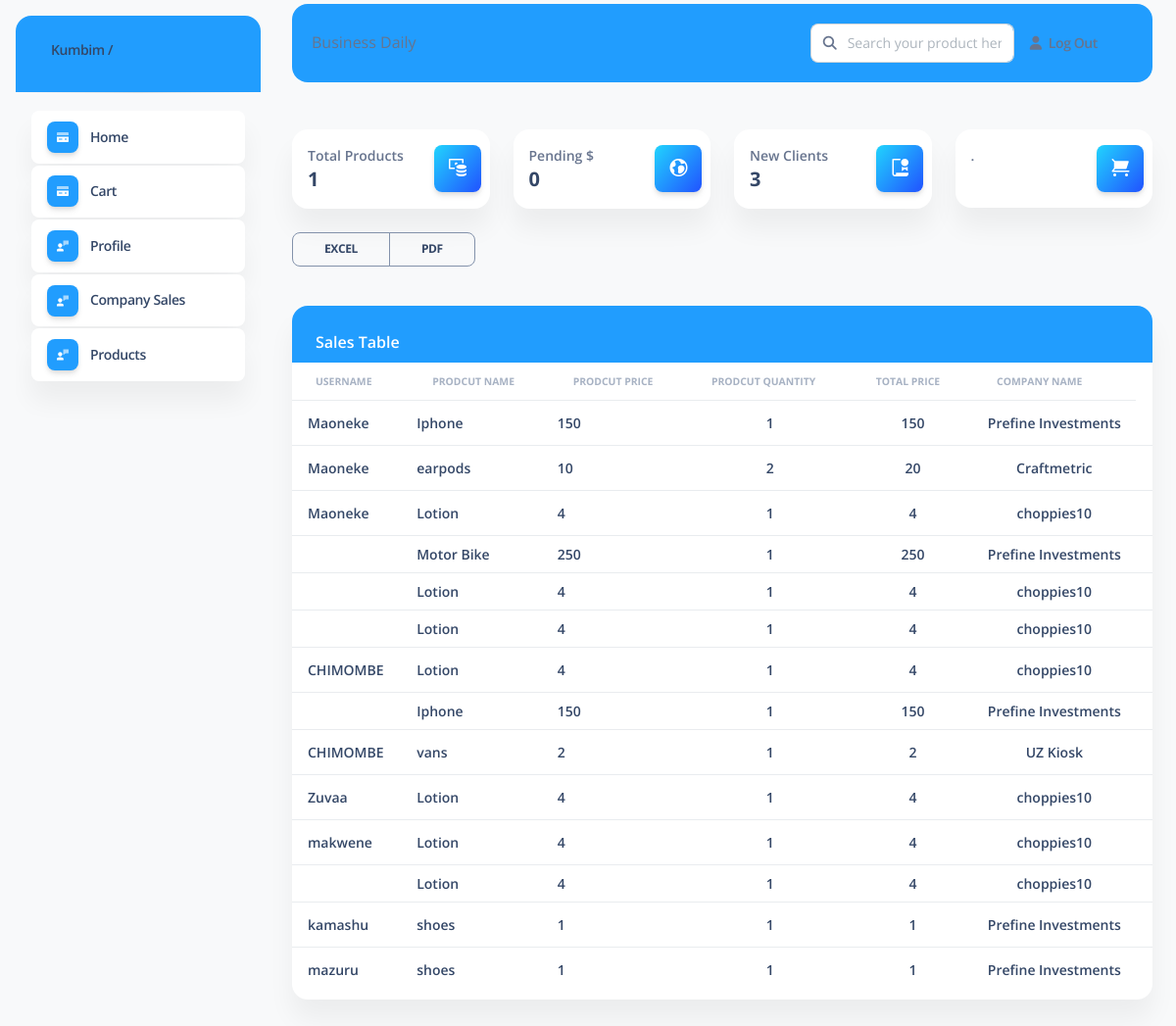
The app's page /totalsales (signed in), older data.
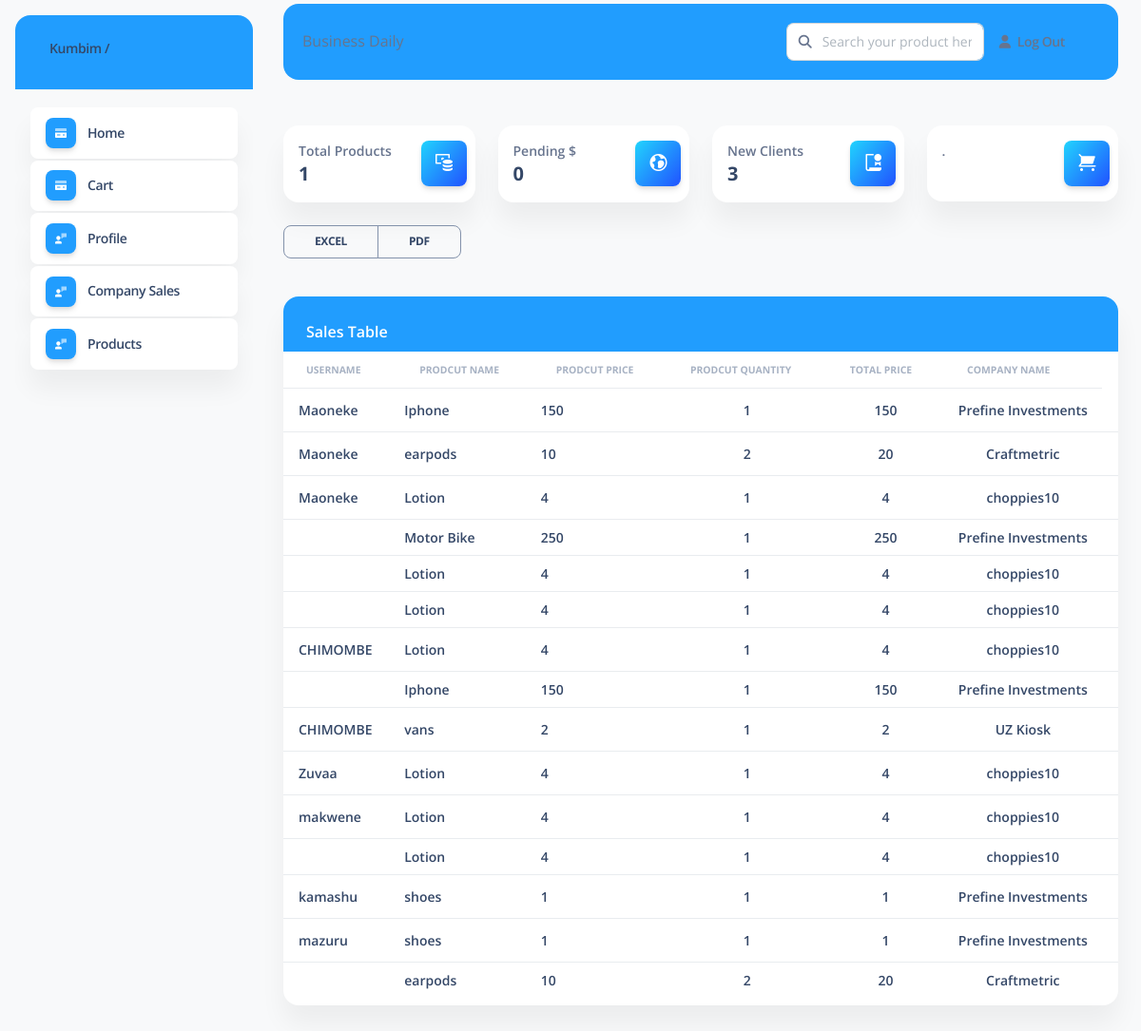
The same page, newer data.
### main/models.py (models this page shows, shortened)
class salestable(models.Model):
    customer_id = models.ForeignKey(User,on_delete=models.CASCADE)
    productid = models.CharField(max_length=10)
    productname = models.CharField(max_length=100)
    productprice = models.CharField(max_length=100)
    companyname =models.CharField(max_length=100)
    totalprice = models.CharField(default='',max_length=100)
    productqty = models.CharField(default='',max_length=100)

### company/views.py (the view)
# urls.py: path('totalsales',totalsales.as_view(),name='total-sales'),
class totalsales(LoginRequiredMixin, ListView):
    model = salestable
    template_name = 'main/sales-table.html'
    context_object_name = 'sales'

### users/context_processors.py (called while the page is built)
def profile(request,**kwargs):
    logged_as_company = company.objects.all()
    return {'logged_as_company':logged_as_company}

def total_products(request,**kwargs):
     total = product.objects.filter(postedbyuser = request.user.id).count()
     company_orders = customer_order.objects.filter(companyname = company.id ).count()
     pending_payments = customer_order.objects.filter(companyname = request.user.id).count()
     total_company = company.objects.filter(company_name__isnull= False).count()
     return {
         'totalproducts':total,
        'company':company_orders ,
         'pending_payments':pending_payments,
         'total_company':  total_company
         }

### main/templates/main/sales-table.html (shortened to what this page needs)
{% extends 'main/bdheader.html' %}
{% block content %}
    <div class="btn-toolbar mb-2 mb-md-0">
          <div class="btn-group mr-2">
            <button type="button" class="btn btn-sm btn-outline-secondary">
              <a href="{% url 'export-csv' %}">Excel</a></button>
            <button type="button" class="btn btn-sm btn-outline-secondary">
              <a href="{% url 'export-pdf' %}">
            Pdf
          </a>
          </button>
          </div>
        </div>
<div class="container-fluid py-4">
      <div class="row">
        <div class="col-12">
          <div class="card mb-4">
            <div class="card-header pb-0" style="background-color: #219dfe;color:white;">
              <h6 style="color:white;">Sales Table</h6>
            </div>
            <div class="card-body px-0 pt-0 pb-2">
              <div class="table-responsive p-0">
                <table class="table align-items-center mb-0">
                  <thead>
                    <tr>
                    <th class="text-uppercase text-secondary text-xxs font-weight-bolder opacity-7">UserName</th>
<th class="text-uppercase text-secondary text-xxs font-weight-bolder opacity-7">Prodcut Name</th>
  <th class="text-uppercase text-secondary text-xxs font-weight-bolder opacity-7">Prodcut price</th>
    <th class="text-uppercase text-secondary text-xxs font-weight-bolder opacity-7">Prodcut quantity</th>
<th class="text-uppercase text-secondary text-xxs font-weight-bolder opacity-7">Total Price</th>
<th class="text-uppercase text-secondary text-xxs font-weight-bolder opacity-7">Company Name</th>
                    </tr>
                  </thead>
                  <tbody>
                 {% for sales in sales %}
                    <tr>
                         <td>
                        <div class="d-flex px-2 py-1">
                          <div class="d-flex flex-column justify-content-center">
                            <h6 class="mb-0 text-sm">{{ sales.customer_id.last_name }}</h6>
                          </div>
                        </div>
                      </td>
                      <td>
                          <h6 class="mb-0 text-sm">{{ sales.productname }}</h6>
                      </td>
                      <td>
                            <h6 class="mb-0 text-sm">{{ sales.productprice}}</h6>
                      </td>
                      <td class="align-middle text-center">
                   <h6 class="mb-0 text-sm">{{ sales.productqty  }}</h6>
                      </td>
                        <td class="align-middle text-center">
                   <h6 class="mb-0 text-sm">{{ sales.totalprice  }}</h6>
                      </td>
                        <td class="align-middle text-center">
                   <h6 class="mb-0 text-sm">{{ sales.companyname }}</h6>
                      </td>
                      <td class="align-middle">
                      </td>
                    </tr>
                    {% endfor %}
                  </tbody>
                </table>
              </div>
            </div>
          </div>
        </div>
      </div>
</div>
{% endblock content %}

### main/templates/main/bdheader.html (shortened to what this page needs)
{% load static %}
<html lang="en">
<head>
  <link rel="stylesheet" type="text/css" href="{% static 'main/assets/css/nucleo-icons.css' %}"  />
  <link rel="stylesheet" type="text/css" href="{% static  'main/assets/css/nucleo-svg.css' %}" />
  <link rel="stylesheet" type="text/css" href="{% static 'main/assets/css/nucleo-svg.css' %}"  />
  <link id="pagestyle" rel="stylesheet" type="text/css" href="{% static 'main/assets/css/soft-ui-dashboard.css' %}" />
</head>
<body class="g-sidenav-show  bg-gray-100">
  <aside class="sidenav navbar navbar-vertical navbar-expand-xs border-0 border-radius-xl my-3 fixed-start ms-3 " id="sidenav-main">
    <div class="sidenav-header">
      <a class="navbar-brand m-0" href="https://demos.creative-tim.com/soft-ui-dashboard/pages/dashboard.html" target="_blank">
        <span class="ms-1 font-weight-bold">{{user.username}} / {{mycompanyname}}  </span>
      </a>
    </div>
    <hr class="horizontal dark mt-0">
    <div class="collapse navbar-collapse  w-auto  max-height-vh-100 h-100" id="sidenav-collapse-main">
      <ul class="navbar-nav">
        <li class="nav-item">
          <a class="nav-link  active" href="{% url 'home' %}">
            <div class="icon icon-shape icon-sm shadow border-radius-md bg-white text-center me-2 d-flex align-items-center justify-content-center">
            </div>
            <span class="nav-link-text ms-1">Home</span>
          </a>
        </li>
        <li class="nav-item">
          <a class="nav-link  active"   href="{% url 'submit-pay' user.id %}">
            <div class="icon icon-shape icon-sm shadow border-radius-md bg-white text-center me-2 d-flex align-items-center justify-content-center">
            </div>
            <span class="nav-link-text ms-1">Cart</span>
          </a>
        </li>
      {% if user.is_superuser  %}
        <li class="nav-item">
          <a class="nav-link  active" href="{%  url 'profile' user.id %}">
            <div class="icon icon-shape icon-sm shadow border-radius-md bg-white text-center me-2 d-flex align-items-center justify-content-center">
            </div>
            <span class="nav-link-text ms-1">Profile</span>
          </a>
        </li>
          <li class="nav-item">
          <a class="nav-link  active" href="{%  url 'company-sales' user.id %}">
            <div class="icon icon-shape icon-sm shadow border-radius-md bg-white text-center me-2 d-flex align-items-center justify-content-center">
            </div>
            <span class="nav-link-text ms-1">Company Sales</span>
          </a>
        </li>
           <li class="nav-item">
          <a class="nav-link  active" href="{%  url 'products' user.id %}">
            <div class="icon icon-shape icon-sm shadow border-radius-md bg-white text-center me-2 d-flex align-items-center justify-content-center">
            </div>
            <span class="nav-link-text ms-1">Products</span>
          </a>
        </li>
    {% endif %}
      </ul>
    </div>
  </aside>
  <main class="main-content position-relative max-height-vh-100 h-100 mt-1 border-radius-lg ">
    <nav class="navbar navbar-main navbar-expand-lg px-0 mx-4 shadow-none border-radius-xl"
     id="navbarBlur" navbar-scroll="true">
      <div class="container-fluid py-1 px-3">
        <nav aria-label="breadcrumb">
            {% if title %}
            <span class="nav-link-text ms-1"> <h6 class="font-weight-bolder mb-0">{{title}}</h6></span>
            {% else %}
<span class="nav-link-text ms-1">Business Daily</span>
            {% endif %}
        </nav>
        <div class="collapse navbar-collapse mt-sm-0 mt-2 me-md-0 me-sm-4" id="navbar">
          <div class="ms-md-auto pe-md-3 d-flex align-items-center">
             <form class="form-inline my-4 my-lg-2" method="Post"  action=" {% url 'searched-product' %}" >
            <div class="input-group">
              <span class="input-group-text text-body"><i class="fas fa-search" aria-hidden="true"></i></span>
              <input type="text" name="searchproduct" class="form-control" placeholder="Search your product here...">
            </div>
             </form>
          </div>
           <ul class="navbar-nav  justify-content-end">
            <li class="nav-item d-flex align-items-center">
              <a href="{% url 'logout' %}" class="nav-link text-body font-weight-bold px-0">
                <i class="fa fa-user me-sm-1"></i>
                <span class="d-sm-inline d-none">Log Out</span>
              </a>
            </li>
            <li class="nav-item px-3 d-flex align-items-center">
            </li>
            <li class="nav-item dropdown pe-2 d-flex align-items-center">
            </li>
          </ul>
        </div>
      </div>
    </nav>
    <div class="container-fluid py-4">
      <div class="row">
         {% if user.is_superuser  %}
              <div class="container-fluid py-4">
      <div class="row">
        <div class="col-xl-3 col-sm-6 mb-xl-0 mb-4">
          <div class="card">
            <div class="card-body p-3">
              <div class="row">
                <div class="col-8">
                  <div class="numbers">
                    <p class="text-sm mb-0 text-capitalize font-weight-bold">Total Products</p>
                    <h5 class="font-weight-bolder mb-0">
                           {{ totalproducts }}
                    </h5>
                  </div>
                </div>
                <div class="col-4 text-end">
                  <div class="icon icon-shape bg-gradient-info shadow text-center border-radius-md">
                    <i class="ni ni-money-coins text-lg opacity-10" aria-hidden="true"></i>
                  </div>
                </div>
              </div>
            </div>
          </div>
        </div>
        <div class="col-xl-3 col-sm-6 mb-xl-0 mb-4">
          <div class="card">
            <div class="card-body p-3">
              <div class="row">
                <div class="col-8">
                  <div class="numbers">
                    <p class="text-sm mb-0 text-capitalize font-weight-bold">Pending $</p>
                    <h5 class="font-weight-bolder mb-0">
                  {{ pending_payments }}
                    </h5>
                  </div>
                </div>
                <div class="col-4 text-end">
                  <div class="icon icon-shape bg-gradient-info shadow text-center border-radius-md">
                    <i class="ni ni-world text-lg opacity-10" aria-hidden="true"></i>
                  </div>
                </div>
              </div>
            </div>
          </div>
        </div>
        <div class="col-xl-3 col-sm-6 mb-xl-0 mb-4">
          <div class="card">
            <div class="card-body p-3">
              <div class="row">
                <div class="col-8">
                  <div class="numbers">
                    <p class="text-sm mb-0 text-capitalize font-weight-bold">New Clients</p>
                    <h5 class="font-weight-bolder mb-0">
                      3
                    </h5>
                  </div>
                </div>
                <div class="col-4 text-end">
                  <div class="icon icon-shape bg-gradient-info shadow text-center border-radius-md">
                    <i class="ni ni-paper-diploma text-lg opacity-10" aria-hidden="true"></i>
                  </div>
                </div>
              </div>
            </div>
          </div>
        </div>
          {% if user.is_staff  %}
        <div class="col-xl-3 col-sm-6">
          <div class="card">
            <div class="card-body p-3">
              <div class="row">
                <div class="col-8">
                  <div class="numbers">
                    <p class="text-sm mb-0 text-capitalize font-weight-bold">Companies</p>
                    <h5 class="font-weight-bolder mb-0">
                  {{ total_company }}
                    </h5>
                  </div>
                </div>
                <div class="col-4 text-end">
                  <div class="icon icon-shape bg-gradient-info shadow text-center border-radius-md">
                    <i class="ni ni-cart text-lg opacity-10" aria-hidden="true"></i>
                  </div>
                </div>
              </div>
            </div>
          </div>
        </div>
        {% else %}
<div class="col-xl-3 col-sm-6">
          <div class="card">
            <div class="card-body p-3">
              <div class="row">
                <div class="col-8">
                  <div class="numbers">
                    <p class="text-sm mb-0 text-capitalize font-weight-bold">.</p>
                  </div>
                </div>
                <div class="col-4 text-end">
                  <div class="icon icon-shape bg-gradient-info shadow text-center border-radius-md">
                    <i class="ni ni-cart text-lg opacity-10" aria-hidden="true"></i>
                  </div>
                </div>
              </div>
            </div>
          </div>
        </div>
        {% endif %}
      </div>
    </div>
    {% endif %}
          {% block content%}
      {% endblock content%}
    </div>
    </div>
  </main>
</body>
</html>

### main/static/main/assets/css/nucleo-svg.css (style rules this page uses)
.icon { display: inline-block; color: #111111; height: 1em; width: 1em; }
.icon-sm { height: 0.8em; width: 0.8em; }
.icon { fill: currentColor; stroke: none; }

### main/templates/main/bdheader.html (style rules this page uses)
#navbarBlur ,.sidenav-header { background-color:#219dfe; }

Row changes from the older to the newer data that the page shows:
added salestable: productname "earpods", productprice "10", productqty "2", totalprice "20", companyname "Craftmetric"
